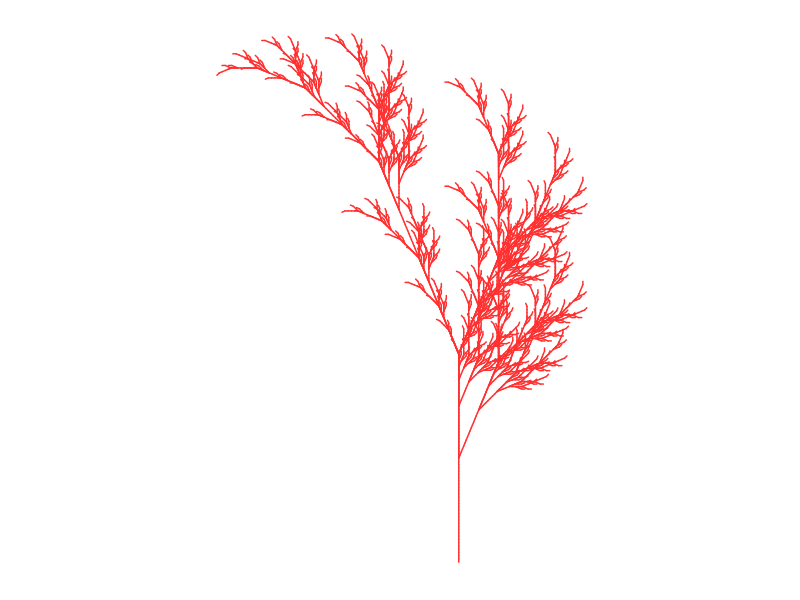

Write the R code that produced this figure.
## ---- chunk 1
knitr::opts_chunk$set(echo = TRUE)
## ---- chunk 2

library(gsubfn)
library(tidyverse)

## ---- chunk 3
axiom="X"
rules=list("X"="F-[[X]+X]+F[+FX]-X", "F"="FF")
angle=22.5
depth=6


for (i in 1:depth) axiom=gsubfn(".", rules, axiom)

actions=str_extract_all(axiom, "\\d*\\+|\\d*\\-|F|L|R|\\[|\\]|\\|") %>% unlist

status=data.frame(x=numeric(0), y=numeric(0), alfa=numeric(0))
points=data.frame(x1 = 0, y1 = 0, x2 = NA, y2 = NA, alfa=90, depth=1)

## ---- chunk 4
for (action in actions)
{
  if (action=="F")
  {
    x=points[1, "x1"]+cos(points[1, "alfa"]*(pi/180))
    y=points[1, "y1"]+sin(points[1, "alfa"]*(pi/180))
    points[1,"x2"]=x
    points[1,"y2"]=y
    data.frame(x1 = x, y1 = y, x2 = NA, y2 = NA,
               alfa=points[1, "alfa"],
               depth=points[1,"depth"]) %>% rbind(points)->points
  }
  if (action %in% c("+", "-")){
    alfa=points[1, "alfa"]
    points[1, "alfa"]=eval(parse(text=paste0("alfa",action, angle)))
  }
  if(action=="["){
    data.frame(x=points[1, "x1"], y=points[1, "y1"], alfa=points[1, "alfa"]) %>%
      rbind(status) -> status
    points[1, "depth"]=points[1, "depth"]+1
  }

  if(action=="]"){
    depth=points[1, "depth"]
    points[-1,]->points
    data.frame(x1=status[1, "x"], y1=status[1, "y"], x2=NA, y2=NA,
               alfa=status[1, "alfa"],
               depth=depth-1) %>%
      rbind(points) -> points
    status[-1,]->status
  }
}

ggplot() +
  geom_segment(aes(x = x1, y = y1, xend = x2, yend = y2),
               lineend = "round",
               color="firebrick1", 
               data=na.omit(points)) +
  coord_fixed(ratio = 1) +
  theme(legend.position="none",
        panel.background = element_rect(fill="white"),
        panel.grid=element_blank(),
        axis.ticks=element_blank(),
        axis.title=element_blank(),
        axis.text=element_blank())
